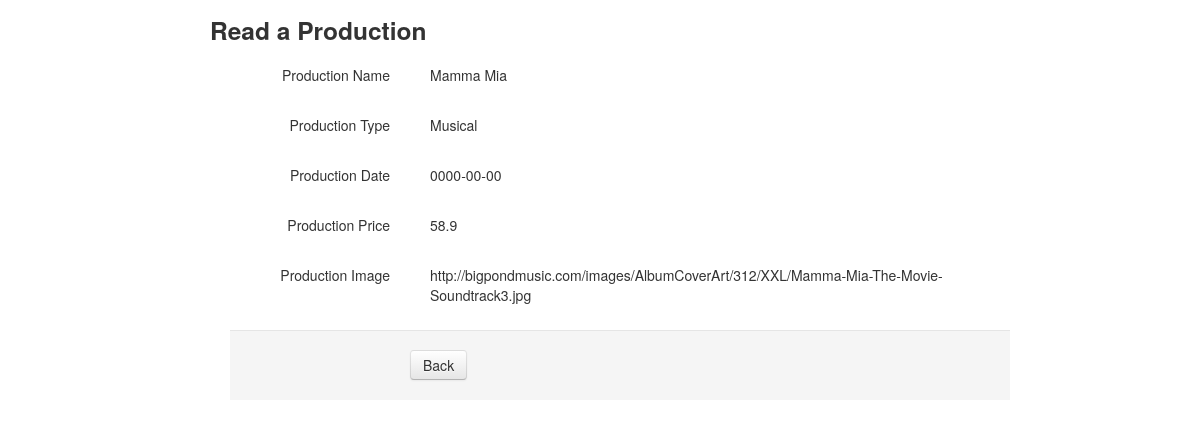
Screenshot of /productioncrud/read.php?productionid=8 (signed in) with the database file from the repository.
### tables this page shows
CREATE TABLE IF NOT EXISTS `production` (
`productionid` int(5) NOT NULL,
  `productiontypefk` varchar(20) NOT NULL,
  `productionname` varchar(50) NOT NULL,
  `productiondate` date NOT NULL,
  `productionprice` float NOT NULL,
  `productionimage` varchar(200) NOT NULL
);

### productioncrud/read.php (the view, shortened to what this page needs)
<?php
if (isset($_SESSION['admin'])){
    if ( !empty($_GET['productionid'])) {
        $productionid = $_REQUEST['productionid'];
    }
    if ( null==$productionid ) {
        	header("Location: ../productioncrud/crud.php");
    } else {
        $pdo = Database::connect();
        $pdo->setAttribute(PDO::ATTR_ERRMODE, PDO::ERRMODE_EXCEPTION);
        $sql = "SELECT * FROM production where productionid = ?";
        $q = $pdo->prepare($sql);
        $q->execute(array($productionid));
        $data = $q->fetch(PDO::FETCH_ASSOC);
    }
?>
<body>
    <div class="container">
                <div class="span10 offset1">
                    <div class="row">
                        <h3>Read a Production</h3>
                    </div>
                    <div class="form-horizontal" >
                      <div class="control-group">
                        <label class="control-label">Production Name</label>
                        <div class="controls">
                            <label class="checkbox">
                                <?php echo $data['productionname'];?>
                            </label>
                        </div>
                      </div>
                      <div class="control-group">
                        <label class="control-label">Production Type</label>
                        <div class="controls">
                            <label class="checkbox">
                                <?php echo $data['productiontypefk'];?>
                            </label>
                        </div>
                      </div>
                      <div class="control-group">
                        <label class="control-label">Production Date</label>
                        <div class="controls">
                            <label class="checkbox">
                                <?php echo $data['productiondate'];?>
                            </label>
                        </div>
                      </div>
                      <div class="control-group">
                        <label class="control-label">Production Price</label>
                        <div class="controls">
                            <label class="checkbox">
                                <?php echo $data['productionprice'];?>
                            </label>
                        </div>
                      </div>
                      <div class="control-group">
                        <label class="control-label">Production Image</label>
                        <div class="controls">
                            <label class="checkbox">
                                <?php echo $data['productionimage'];?>
                            </label>
                        </div>
                      </div>
                        <div class="form-actions">
                          <a class="btn" href="crud.php">Back</a>
                       </div>
                    </div>
                </div>
    </div>
  </body>
</html>
<?php
}
?>

### rows the page displays
production: productionname "Mamma Mia", productiontypefk "Musical", productiondate "0000-00-00", productionprice "58.9", productionimage "http://bigpondmusic.com/images/AlbumCoverArt/312/XXL/Mamma-Mia-The-Movie-Soundtrack3.jpg"
